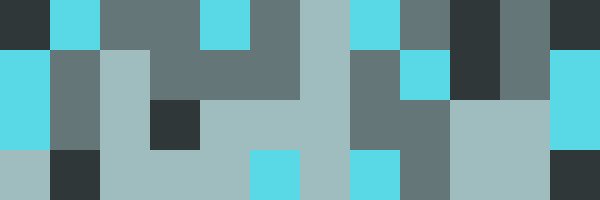
Frame 1 (no input)
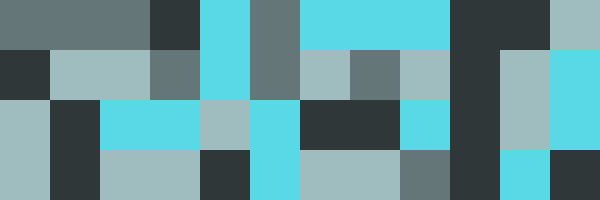
Frame 60 (the mouse pressed at the canvas centre just before this capture)
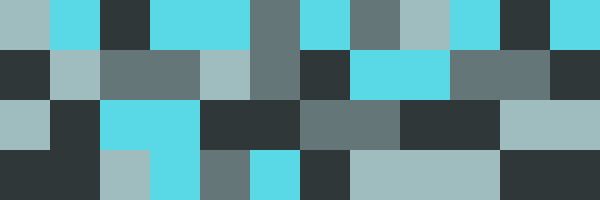
Frame 120 (the mouse held since frame 60 and released just before this capture)

The Processing sketch that drew these frames (run headless with seeded random() and noise(); from frame 60 on, the mouse is pressed at the canvas centre):

// Processing sketch: processing_139254
// ── processing_139254.pde

//Roberto M. Soracco
//GRDS 754 - Visual Information Practice
//Exercise 14_01 - Sharing via OpenProcessing
//Professor Trudy Abadie-Mendia

color[] starTrek = {#d5fbff, #9fbcbf, #647678, #2f3738, #59d8e6};
color[] palette = starTrek;

int s = 50;

void setup(){
  size(600, 200);
  background(palette[0]);
  smooth();
  noStroke();
  frameRate(50);
  
  for(int x = 0; x < width; x += s){
    for(int y = 0; y < height; y += s) {
      fill(palette[int(random(1, 5))]);
      rect(x, y, s, s);
    }
  }
}

void draw(){
  fill(palette[int(random(1, 5))]);
  int x = int(random(width/s))*s;
  int y = int(random(height/s))*s;
  rect(x, y, s, s);
}
